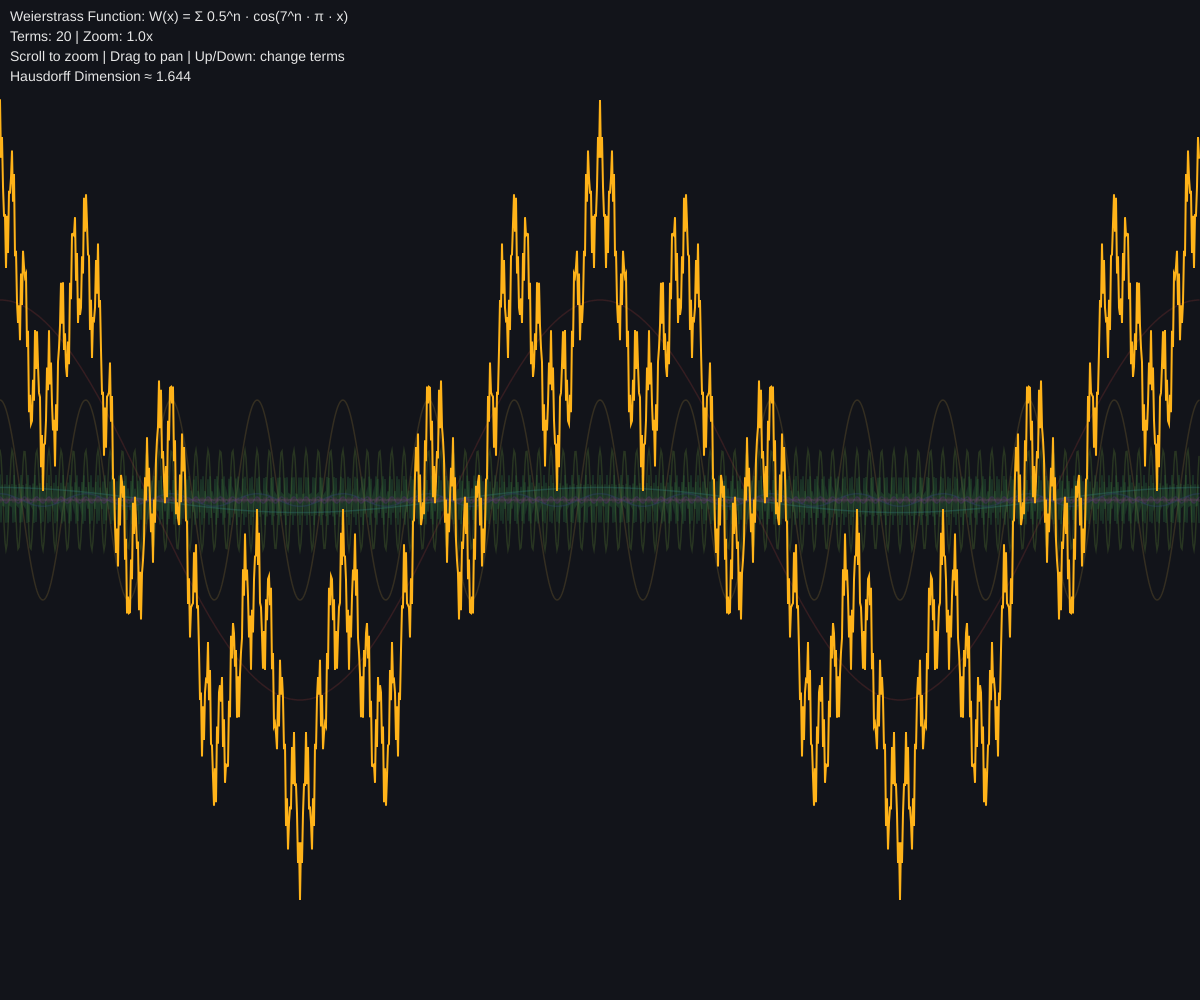
Frame 1 (no input)
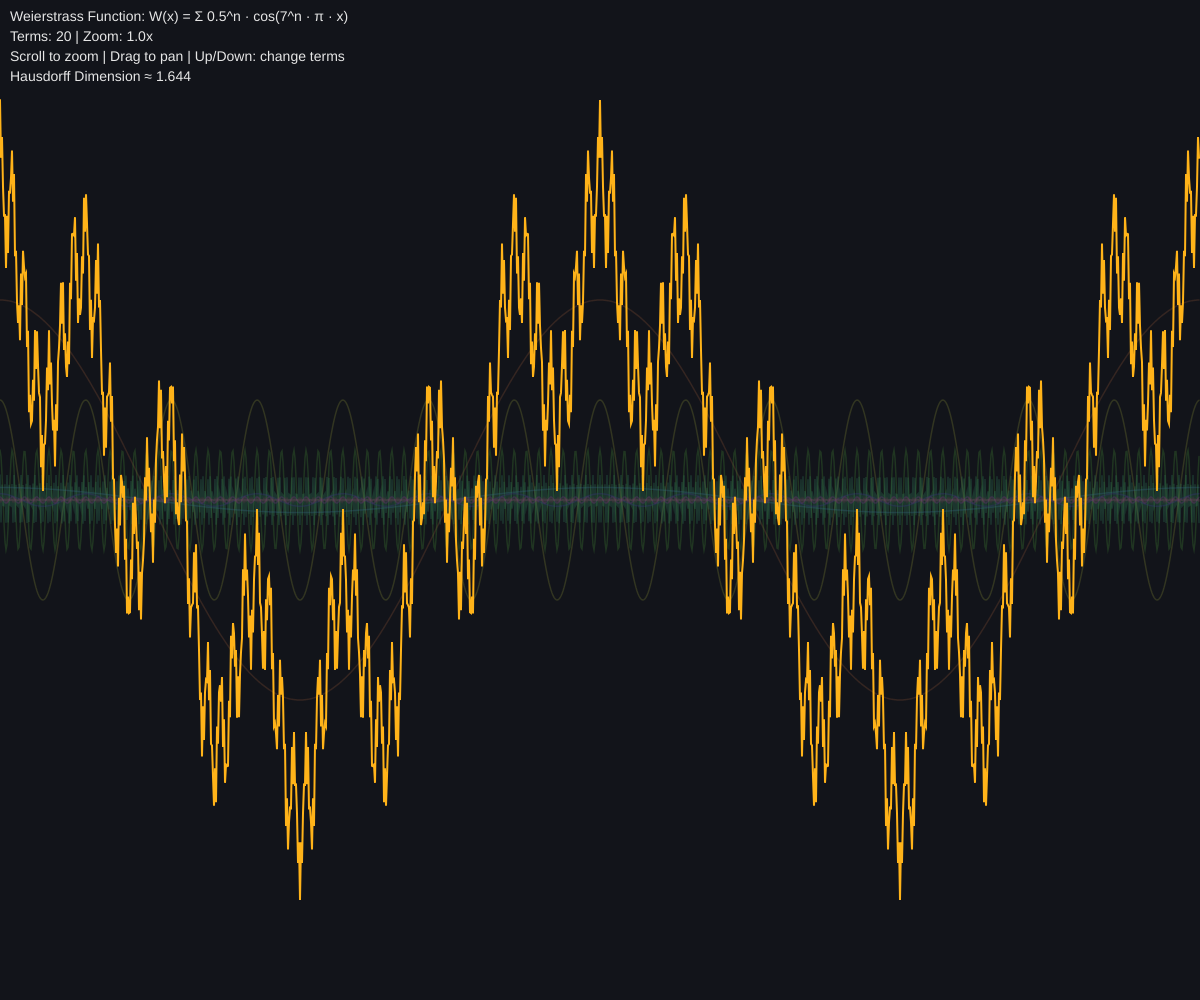
Frame 60 (no input)
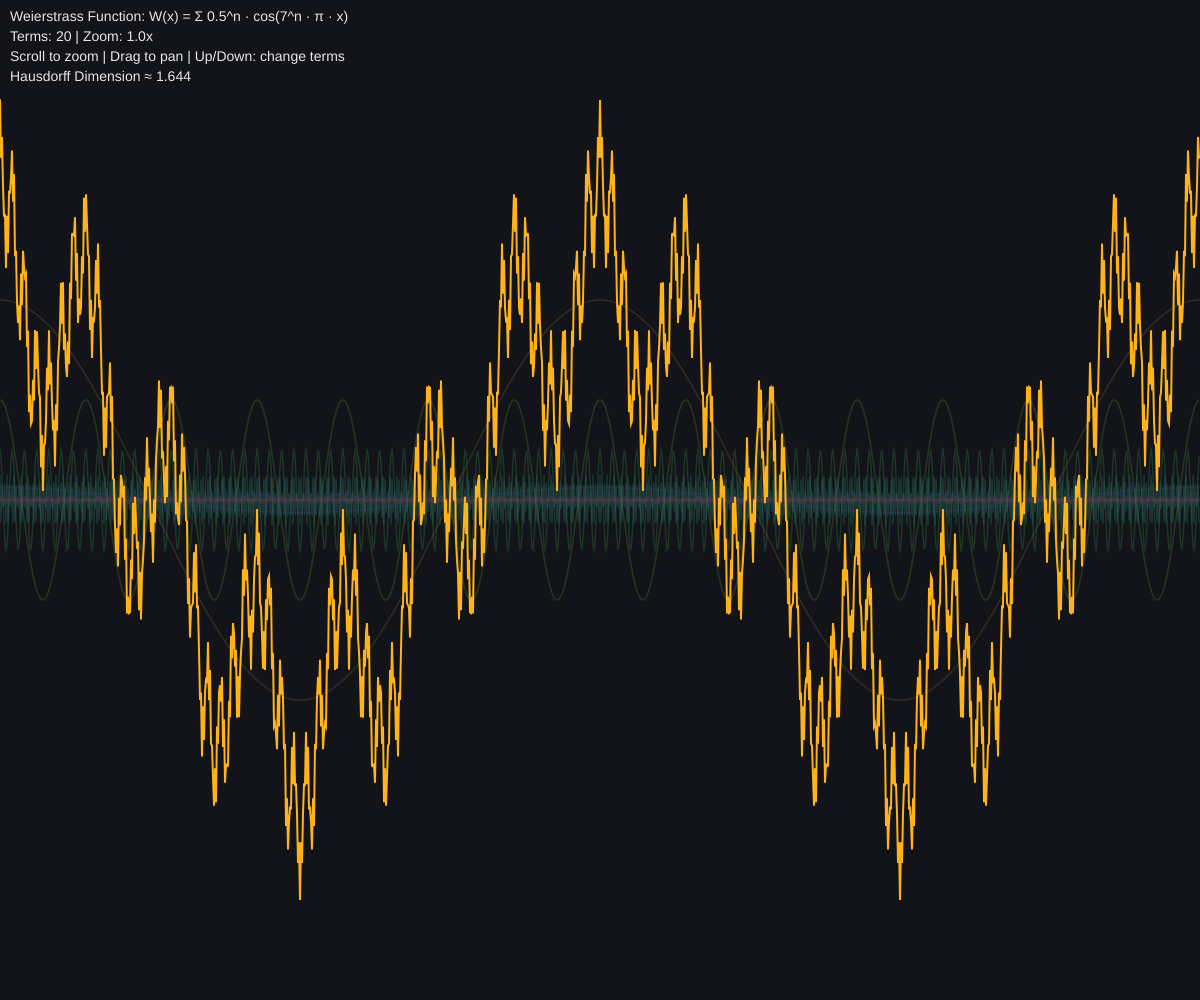
Frame 120 (the mouse pressed at the canvas centre since frame 60)

The p5.js sketch that drew these frames (run headless with seeded random() and noise() and a simulated clock; from frame 60 on, the mouse is pressed at the canvas centre):

// p5.js sketch
// ── sketch.js
// Weierstrass Function
// Continuous everywhere, differentiable nowhere
// W(x) = Σ a^n * cos(b^n * π * x)
// where 0 < a < 1, ab > 1 + 3π/2

let a = 0.5;
let b = 7;
let numTerms = 20;
let time = 0;
let zoom = 1;
let panX = 0;

function setup() {
  createCanvas(windowWidth, windowHeight);
  colorMode(HSB, 360, 100, 100, 100);
}

function draw() {
  background(220, 30, 10);

  let centerY = height / 2;

  // Draw grid
  stroke(220, 20, 20);
  strokeWeight(1);
  line(0, centerY, width, centerY);

  // Calculate and draw the Weierstrass function
  strokeWeight(1.5);
  noFill();

  // Draw individual harmonic components faintly
  for (let n = 0; n < min(numTerms, 8); n++) {
    let hue = (n * 45 + time * 20) % 360;
    stroke(hue, 60, 50, 30);
    beginShape();
    for (let px = 0; px < width; px++) {
      let x = map(px, 0, width, -2 / zoom + panX, 2 / zoom + panX);
      let y = pow(a, n) * cos(pow(b, n) * PI * x);
      let py = map(y, -2, 2, height * 0.9, height * 0.1);
      vertex(px, py);
    }
    endShape();
  }

  // Draw the full function
  stroke(40, 90, 100);
  strokeWeight(2);
  beginShape();

  let prevY = null;

  for (let px = 0; px < width; px++) {
    let x = map(px, 0, width, -2 / zoom + panX, 2 / zoom + panX);

    // Calculate Weierstrass function
    let y = 0;
    for (let n = 0; n < numTerms; n++) {
      y += pow(a, n) * cos(pow(b, n) * PI * x);
    }

    let py = map(y, -2, 2, height * 0.9, height * 0.1);

    // Handle extreme values
    if (py > -1000 && py < height + 1000) {
      vertex(px, py);
    }
  }
  endShape();

  // Animate time for subtle movement
  time += deltaTime / 1000;

  // Info display
  fill(0, 0, 90);
  noStroke();
  textSize(14);
  textAlign(LEFT, TOP);
  text(`Weierstrass Function: W(x) = Σ ${a}^n · cos(${b}^n · π · x)`, 10, 10);
  text(`Terms: ${numTerms} | Zoom: ${zoom.toFixed(1)}x`, 10, 30);
  text("Scroll to zoom | Drag to pan | Up/Down: change terms", 10, 50);

  // Show fractal dimension info
  let D = 2 + log(a) / log(b);
  text(`Hausdorff Dimension ≈ ${D.toFixed(3)}`, 10, 70);
}

function mouseWheel(event) {
  let zoomFactor = event.delta > 0 ? 0.9 : 1.1;
  zoom *= zoomFactor;
  zoom = constrain(zoom, 0.1, 1000);
  return false;
}

function mouseDragged() {
  let dx = (pmouseX - mouseX) / width * 4 / zoom;
  panX += dx;
}

function keyPressed() {
  if (keyCode === UP_ARROW) {
    numTerms = min(numTerms + 1, 50);
  } else if (keyCode === DOWN_ARROW) {
    numTerms = max(numTerms - 1, 1);
  } else if (key === 'r' || key === 'R') {
    zoom = 1;
    panX = 0;
    numTerms = 20;
  } else if (key === '1') {
    a = 0.5;
    b = 3;
  } else if (key === '2') {
    a = 0.5;
    b = 7;
  } else if (key === '3') {
    a = 0.7;
    b = 5;
  }
}

function windowResized() {
  resizeCanvas(windowWidth, windowHeight);
}
